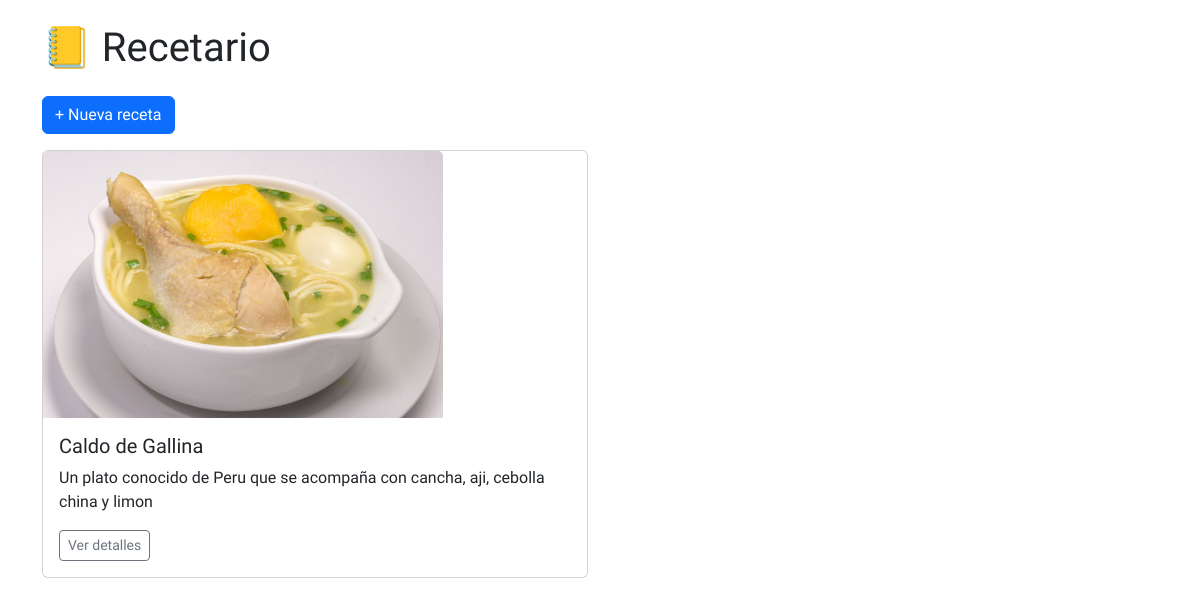
Before: / with the older database file.
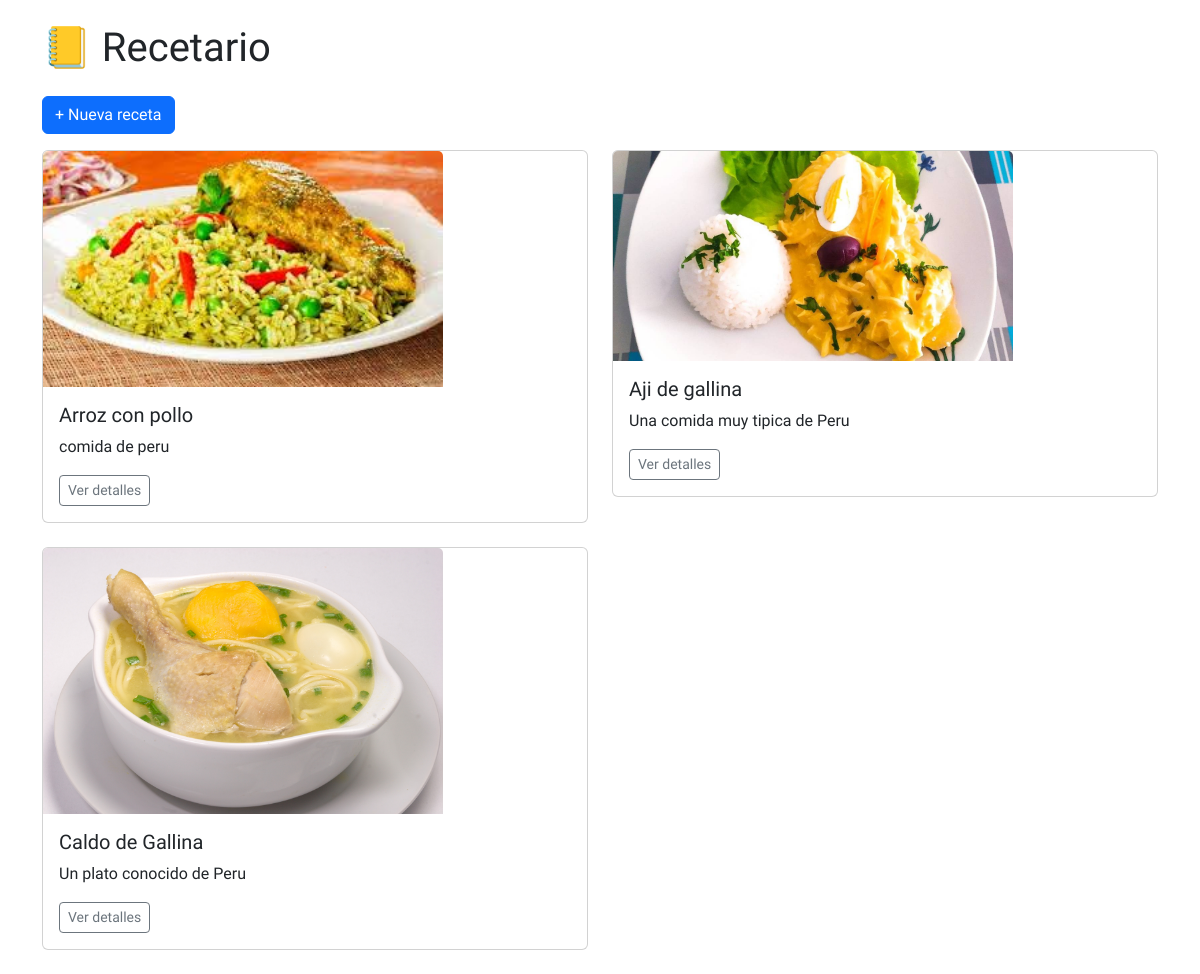
After: the same page with the newer database file.
### core/models.py (models this page shows, shortened)
class Receta(models.Model):
    titulo = models.CharField(max_length=200)
    descripcion = models.TextField()
    ingredientes = models.TextField()
    pasos = models.TextField()
    tiempo_preparacion = models.IntegerField(help_text="Minutos")
    imagen = models.ImageField(upload_to='recetas/', null=True, blank=True)
    creado = models.DateTimeField(auto_now_add=True)

### core/views.py (the view)
# urls.py: path('', views.lista_recetas, name='lista_recetas'),
def lista_recetas(request):
    recetas = Receta.objects.all().order_by('-creado')
    return render(request, 'core/lista_recetas.html', {'recetas': recetas})

### core/templates/core/lista_recetas.html (shortened to what this page needs)
{% extends 'core/base.html' %}
{% block content %}
<a href="{% url 'crear_receta' %}" class="btn btn-primary mb-3">+ Nueva receta</a>
{% if recetas %}
    <div class="row row-cols-1 row-cols-md-2 g-4">
        {% for receta in recetas %}
        <div class="col">
            <div class="card">
                {% if receta.imagen %}
                <img src="{{ receta.imagen.url }}" class="card-img-top" alt="{{ receta.titulo }}">
                {% endif %}
                <div class="card-body">
                    <h5 class="card-title">{{ receta.titulo }}</h5>
                    <p class="card-text">{{ receta.descripcion|truncatewords:20 }}</p>
                    <a href="{% url 'detalle_receta' receta.id %}" class="btn btn-sm btn-outline-secondary">Ver detalles</a>
                </div>
            </div>
        </div>
        {% endfor %}
    </div>
{% else %}
    <p>No hay recetas aún.</p>
{% endif %}
{% endblock %}

### core/templates/core/base.html (shortened to what this page needs)
<!DOCTYPE html>
<html lang="es">
<head>
    {% load static %}
    <link href="https://cdn.jsdelivr.net/npm/bootstrap@5.3.3/dist/css/bootstrap.min.css" rel="stylesheet">
    <link rel="stylesheet" href="{% static 'core/styles.css' %}">
</head>
<body>
    <div class="container py-4">
        <h1 class="mb-4"><a href="{% url 'lista_recetas' %}" class="text-decoration-none text-dark">📒 Recetario</a></h1>
        {% block content %}
        {% endblock %}
    </div>
</body>
</html>

### core/static/core/styles.css (style rules this page uses)
* { font-family: "Red Hat Display", sans-serif; }
img { max-width: 400px; }

Changed rows visible on the page:
added Receta: imagen (picture), titulo "Arroz con pollo", descripcion "comida de peru"
added Receta: imagen (picture), titulo "Aji de gallina", descripcion "Una comida muy tipica de Peru"
changed Receta "Caldo de Gallina": descripcion "Un plato conocido de Peru que se acompaña con cancha, aji, cebolla china y limon" → "Un plato conocido de Peru"
